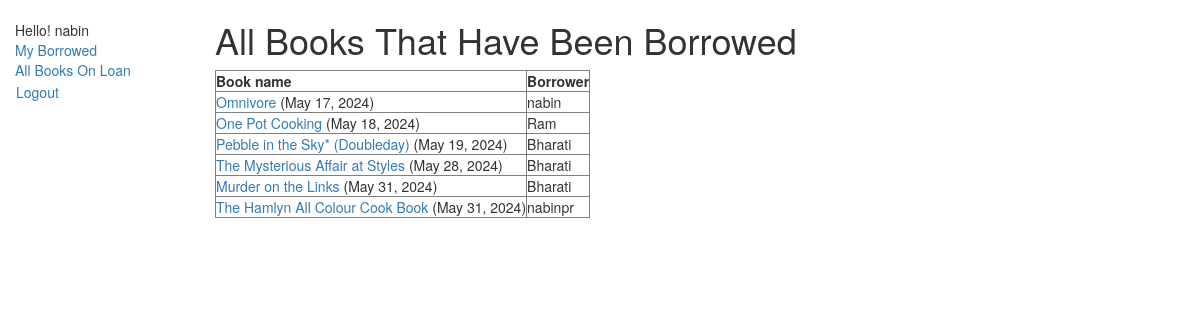
The page /catalog/booksonloan/ (signed in) on the database as committed earlier.
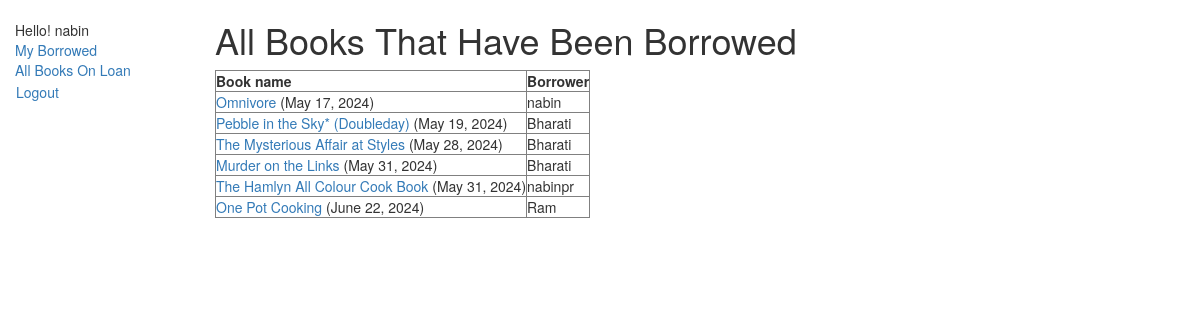
The same page on the database as committed later.
### catalog/models.py (models this page shows, shortened)
class BookInstance(models.Model):
    id = models.UUIDField(primary_key=True, default=uuid.uuid4,
                          help_text="Unique ID for this particular book across whole library")
    book = models.ForeignKey('Book', on_delete=models.RESTRICT, null=True)
    imprint = models.CharField(max_length=200)
    due_back = models.DateField(null=True, blank=True)
    borrower = models.ForeignKey(settings.AUTH_USER_MODEL, on_delete=models.SET_NULL, null=True, blank=True)
    LOAN_STATUS = (
        ('m', 'Maintenance'),
        ('o', 'On loan'),
        ('a', 'Available'),
        ('r', 'Reserved'),
    )
    status = models.CharField(
        max_length=1,
        choices=LOAN_STATUS,
        blank=True,
        default='m',
        help_text='Book availability',
    )
    class Meta:
        ordering = ['due_back']
        permissions = (("can_mark_returned", "Set book as returned"),)

class Book(models.Model):
    title = models.CharField(max_length=200)
    author = models.ForeignKey('Author', on_delete=models.RESTRICT, null=True)
    summary = models.TextField(
        max_length=1000, help_text="Enter a brief description of the book")
    isbn = models.CharField('ISBN', max_length=13,
                            unique=True,
                            help_text='13 Character <a href="https://www.isbn-international.org/content/what-isbn'
                                      '">ISBN number</a>')
    genre = models.ManyToManyField(
        Genre, help_text="Select a genre for this book")
    language = models.ForeignKey(
        'Language', on_delete=models.SET_NULL, null=True)
    def display_genre(self):
        """Create a string for the Genre. This is required to display genre in Admin."""
        return ', '.join(genre.name for genre in self.genre.all()[:3])
    display_genre.short_description = 'Genre'

### catalog/views.py (the view)
# urls.py: path('booksonloan/', views.LoanedBooksForLibrariansListView.as_view(), name='books-on-loan'),
class LoanedBooksForLibrariansListView(LoginRequiredMixin, PermissionRequiredMixin, generic.ListView):
    model = BookInstance
    permission_required = ('catalog.can_mark_returned')
    template_name = 'catalog/books_on_loan.html'
    paginate_by = 10
    context_object_name = 'bookinstance_list'
    def get_queryset(self):
        return BookInstance.objects.filter(status__exact='o').order_by('due_back')

### catalog/templates/catalog/books_on_loan.html
{% extends "base_generic.html" %}
{% block content %}
    <h1>All Books That Have Been Borrowed</h1>
    {% if bookinstance_list %}
        <table border="1" cellspacing="0" cellpadding="10" >
            <tr>
                <th>Book name</th>
                <th>Borrower</th>
            </tr>
            {% for bookinst in bookinstance_list %}
                <tr>
                    <td><a href="{% url 'book-detail' bookinst.book.pk %}">{{ bookinst.book.title }}</a> ({{ bookinst.due_back }})</td>
                    {% if user.is_staff %}
                    <td>{{ bookinst.borrower }}</td>
                    {% endif %}
                </tr>
            {% endfor %}
        </table>
        {% else %}
        <p>There are no books borrowed.</p>
    {% endif %}
{% endblock  %}

Rows that differ between the two databases and show on the page:
changed BookInstance "One Pot Cooking": due_back "May 18, 2024" → "June 22, 2024"; moves down the list
